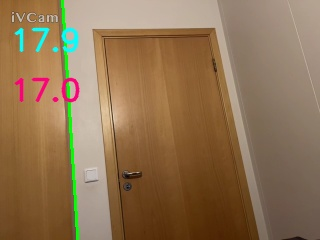
#> input picture assignment_2/images/1.jpg, 320 x 240 px, given in place of the camera
$ python part_1.py
#> lines starting #> are read from the running program, lines starting #| are printed output that depends on the picture; after the words box and inside, x2 and y2 are one past the last pixel; in counts of white or black regions, pixels touching at a corner belong together
import numpy as np
import cv2 as cv
import matplotlib.pyplot as plt
import warnings

# turn off warnings
warnings.filterwarnings("ignore")
# capture video from camera
cap = cv.VideoCapture(1)

font = cv.FONT_HERSHEY_SIMPLEX
average_fps = 0
e1 = cv.getTickCount()

def RANSAC(points, distance_threshold, samples):
    best_inliers = 0
    best_model = None
    for i in range(samples):
        # randomly select 2 points
        random_points = np.random.randint(0,points.shape[0], 2)
        random_points = points[random_points]
        # calculate line model
        model = np.polyfit(random_points[:, 0], random_points[:, 1], 1)
        # how many points lie within the distance threshold
        inliers = 0
        for point in points:
            distance = abs(model[0] * point[0] + model[1] - point[1]) / np.sqrt(model[0] ** 2 + 1)
            if distance < distance_threshold:
                inliers += 1
        # if the number of inliers is greater than the current best, update the best
        if inliers > best_inliers:
            best_inliers = inliers
            best_model = model
    return best_model

dist_thresh = 1 # pixel distance threshold
N_samples = 70  # number of random samples from edge points

while(True):
    # Capture frame-by-frame
    try:
        ret, frame = cap.read()
#> frame is the input picture: shape (240, 320, 3); mean B, G, R 82.6, 114.9, 143.4
        # reduce size of input image
        frame = cv.resize(frame, (0,0), fx=0.4, fy=0.4)
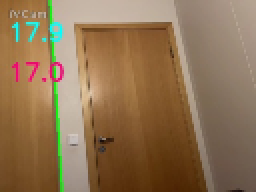
#> frame: shape (96, 128, 3) (shown 2 times larger); mean B, G, R 82.5, 114.9, 143.3

        # convert to grayscale
        gray = cv.cvtColor(frame, cv.COLOR_BGR2GRAY)
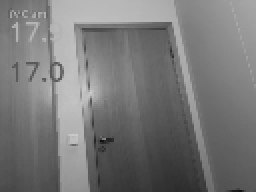
#> gray: shape (96, 128) (shown 2 times larger); min 18, max 204, mean 119.7
        # reduce noise with median filter
        gray = cv.medianBlur(gray, 5)
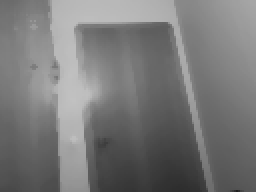
#> gray: shape (96, 128) (shown 2 times larger); min 31, max 193, mean 120.2
        # Canny edge detection
        edges = cv.Canny(gray, 150, 200)
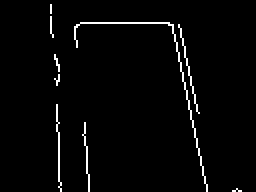
#> edges: shape (96, 128) (shown 2 times larger); 2.5% white in thin lines or dots, all inside (x1, y1, x2, y2) = (25, 2, 121, 96)

        # store coordinates of edges in array
        edge_coordinates = np.where(edges == 255)
#> edge_coordinates = 309 positions, rows 2 to 95, columns 25 to 120
        # store as x,y coordinates
        edge_coordinates = np.array([edge_coordinates[1], edge_coordinates[0]]).T
#> edge_coordinates = 309 pairs, first value 25 to 120, second value 2 to 95


        # RANSAC
        model = RANSAC(edge_coordinates, dist_thresh, N_samples)
#> the loop in RANSAC, `for i in range(samples):` made 70 passes
#> (random_points, best_model) on passes 1, 9: ([[94, 50], [78, 11]], [2.44, -179.1]), ([[87, 19], [94, 51]], [4.57, -378.7])
#> (random_points, model) on passes 2 to 7: ([[28, 30], [95, 57]], [0.403, 18.72]), ([[43, 78], [28, 59]], [1.27, 23.53]), ([[40, 11], [28, 65]], [-4.5, 191]), ([[29, 87], [43, 75]], [-0.857, 111.9]), ([[30, 92], [87, 19]], [-1.28, 130.4]), ([[25, 15], [91, 19]], [0.0606, 13.48])
#> after the loop in RANSAC, `for i in range(samples):`: best_inliers = 85
#> model = [4.57, -378.7]
        # draw line on image
        x = np.array([0, frame.shape[1]])
#> x = [0, 128]
        y = model[0] * x + model[1]
#> y = [-378.7, 206.4]
        cv.line(frame, (int(x[0]), int(y[0])), (int(x[1]), int(y[1])), (0, 255, 0), 2)

        # putting the FPS count on the frame
        time = (cv.getTickCount() - e1)/ cv.getTickFrequency()
        e1 = cv.getTickCount()
        fps = 1/time
        average_fps = average_fps + (fps - average_fps)/100
        cv.putText(frame, str(np.round(fps,1)), (10, 50), font, 1, (255, 255, 0), 2, cv.LINE_AA)
        cv.putText(frame, str(np.round(average_fps,1)), (10, 100), font, 1, (125, 0, 255), 2, cv.LINE_AA)
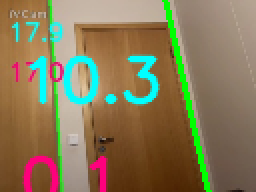
#> frame: shape (96, 128, 3) (shown 2 times larger); mean B, G, R 88.3, 121.5, 135.2

        # Display the resulting frame
        cv.imshow('frame',frame)
        cv.imshow('edges',edges)
        if cv.waitKey(1) & 0xFF == ord('q'):
            # save the last frame
#> (key q is pressed here)
            cv.imwrite('.\images\last_frame.jpg', frame)
            break
    except:
        pass

# When everything done, release the capture
cap.release()
cv.destroyAllWindows()


""" # make array of random x, y coordinates
points = np.random.randint(0, 100, (15, 2))

#print(points)
dist_thresh = 10
r = RANSAC(points, dist_thresh, 10)
#print(r)

# plot points
plt.scatter(points[:, 0], points[:, 1])
# plot line
plt.plot(points[:, 0], np.polyval(r[0], points[:, 0]), 'r')
# plot distance threshold
plt.plot(points[:, 0], np.polyval(r[0], points[:, 0]) + dist_thresh, 'g')
plt.plot(points[:, 0], np.polyval(r[0], points[:, 0]) - dist_thresh, 'g')

# print how many inliers
print(len(r[1]))
plt.show() """

$ run again, on assignment_2/images/2.jpg
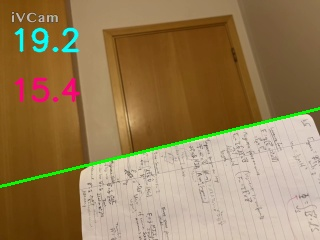
#> input picture assignment_2/images/2.jpg, 320 x 240 px, given in place of the camera
#> frame is the input picture: shape (240, 320, 3); mean B, G, R 85.9, 124.8, 151
#> `edges = cv.Canny(gray, 150, 200)`:
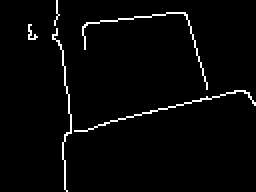
#> edges: shape (96, 128) (shown 2 times larger); 2.7% white in thin lines or dots, all inside (x1, y1, x2, y2) = (14, 0, 128, 96)
#> `edge_coordinates = np.where(edges == 255)`: edge_coordinates = 326 positions, rows 0 to 95, columns 14 to 127
#> `edge_coordinates = np.array([edge_coordinates[1], edge_coordinates[0]]..`: edge_coordinates = 326 pairs, first value 14 to 127, second value 0 to 95
#> the loop in RANSAC, `for i in range(samples):` made 70 passes
#> (random_points, best_model) on passes 1, 2, 5: ([[118, 45], [93, 9]], [1.44, -124.9]), ([[29, 21], [103, 48]], [0.365, 10.42]), ([[99, 50], [52, 62]], [-0.255, 75.28])
#> after the loop in RANSAC, `for i in range(samples):`: best_inliers = 96
#> `model = RANSAC(edge_coordinates, dist_thresh, N_samples)`: model = [-0.25, 74.5]
#> y = [74.5, 42.5]
#> `cv.putText(frame, str(np.round(average_fps,1)), (10, 100), font, 1, (1..`:
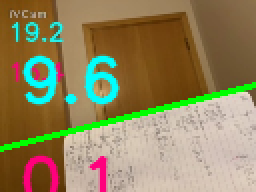
#> frame: shape (96, 128, 3) (shown 2 times larger); mean B, G, R 93.1, 131.6, 144.8
